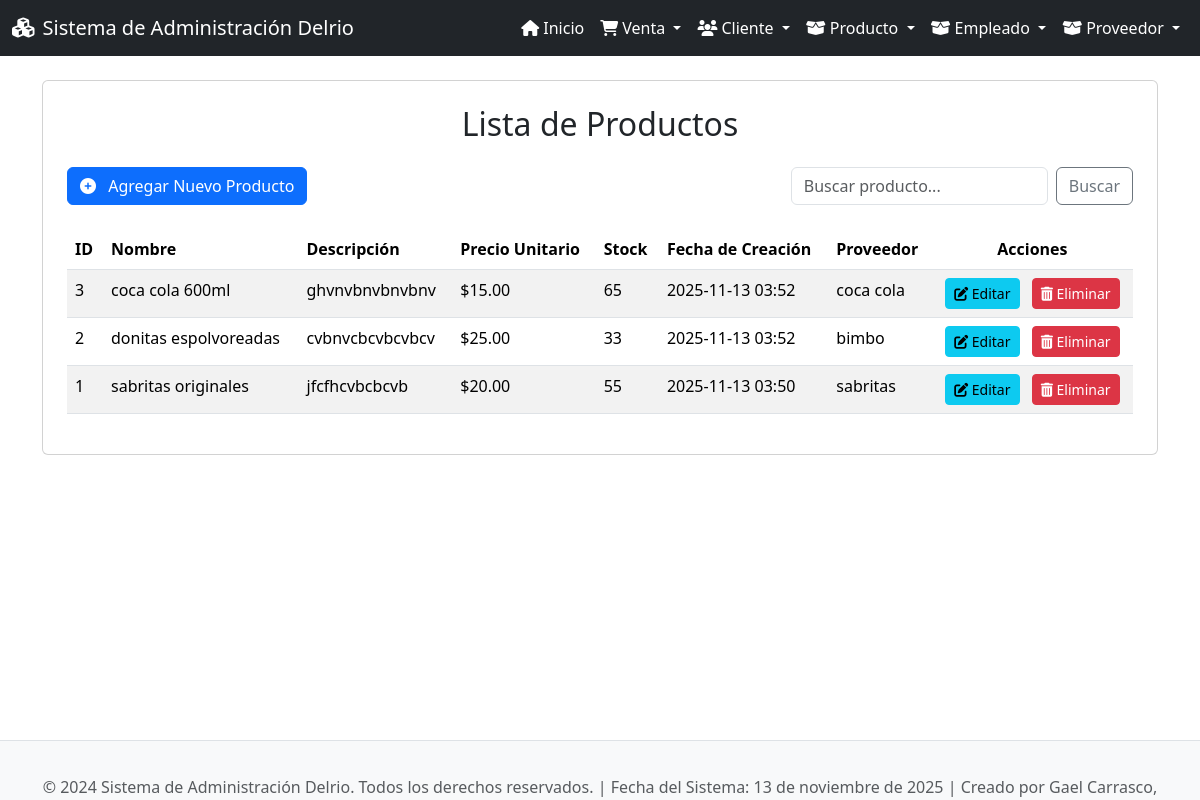
/productos/, run on the app's committed database.
### app_Delrio/models.py (models this page shows, shortened)
class Producto(models.Model):
    nom_prod = models.CharField(max_length=100)
    desc_prod = models.TextField(blank=True, null=True)
    precio_unidad = models.DecimalField(max_digits=10, decimal_places=2)
    stock = models.IntegerField()
    fech_creacion = models.DateTimeField(auto_now_add=True)
    id_prov = models.ForeignKey(Proveedor, on_delete=models.CASCADE, related_name="productos")  # Si existiera tabla 'proveedor', sería ForeignKey

class Proveedor(models.Model):
    id_prov = models.IntegerField(primary_key=True)
    nom_prov = models.CharField(max_length=255)     # nom_prov (company name)
    contacto_prov = models.CharField(max_length=255) # contacto_prov (contact person)
    tel_prov = models.CharField(max_length=50)       # tel_prov (phone number)
    C_E_prov = models.CharField(max_length=255)     # C_E_prov (email)
    direc_prov = models.TextField()                  # direc_prov (address)
    def __str__(self):
        return self.nom_prov

### app_Delrio/views.py (the view)
# urls.py: path('productos/', views.ver_productos, name='ver_productos'),
def ver_productos(request):
    query = request.GET.get('q')
    if query:
        productos = Producto.objects.filter(
            Q(nom_prod__icontains=query) |
            Q(desc_prod__icontains=query)
        ).order_by('nom_prod')
    else:
        productos = Producto.objects.all().order_by('nom_prod')
    return render(request, 'productos/ver_productos.html', {'productos': productos})

### app_Delrio/templates/productos/ver_productos.html (shortened to what this page needs)
{% extends 'base.html' %}
{% block content %}
<div class="card p-4">
    <h2 class="card-title text-center mb-4">Lista de Productos</h2>
    <div class="mb-4 d-flex justify-content-between align-items-center">
        <a href="{% url 'agregar_producto' %}" class="btn btn-primary">
            <i class="fas fa-plus-circle me-2"></i> Agregar Nuevo Producto
        </a>
        <form class="d-flex" role="search" method="GET" action="{% url 'ver_productos' %}">
            <input class="form-control me-2" type="search" placeholder="Buscar producto..." aria-label="Search" name="q" value="{{ request.GET.q }}">
            <button class="btn btn-outline-secondary" type="submit">Buscar</button>
        </form>
    </div>
    {% if productos %}
    <div class="table-responsive">
        <table class="table table-hover table-striped">
            <thead>
                <tr>
                    <th scope="col">ID</th>
                    <th scope="col">Nombre</th>
                    <th scope="col">Descripción</th>
                    <th scope="col">Precio Unitario</th>
                    <th scope="col">Stock</th>
                    <th scope="col">Fecha de Creación</th>
                    <th scope="col">Proveedor</th>
                    <th scope="col" class="text-center">Acciones</th>
                </tr>
            </thead>
            <tbody>
                {% for producto in productos %}
                <tr>
                    <td>{{ producto.id }}</td>
                    <td>{{ producto.nom_prod }}</td>
                    <td>{{ producto.desc_prod|default_if_none:"N/A" }}</td>
                    <td>${{ producto.precio_unidad }}</td>
                    <td>{{ producto.stock }}</td>
                    <td>{{ producto.fech_creacion|date:"Y-m-d H:i" }}</td>
                    <td>{{ producto.id_prov }}</td>
                    <td class="text-center">
                        <a href="{% url 'actualizar_producto' producto.id %}" class="btn btn-info btn-sm me-2" title="Editar">
                            <i class="fas fa-edit"></i> Editar
                        </a>
                        <a href="{% url 'borrar_producto' producto.id %}" class="btn btn-danger btn-sm" title="Eliminar">
                            <i class="fas fa-trash-alt"></i> Eliminar
                        </a>
                    </td>
                </tr>
                {% endfor %}
            </tbody>
        </table>
    </div>
    {% else %}
    <div class="alert alert-warning text-center" role="alert">
        No hay productos registrados o no se encontraron resultados para la búsqueda.
    </div>
    {% endif %}
</div>
{% endblock %}

### app_Delrio/templates/base.html (style rules this page uses)
body { display: flex; flex-direction: column; min-height: 100vh; }

### data on the page
Producto: id "3", nom_prod "coca cola 600ml", desc_prod "ghvnvbnvbnvbnv", precio_unidad "15.00", stock "65", fech_creacion "2025-11-13 03:52", id_prov "coca cola"
Producto: id "2", nom_prod "donitas espolvoreadas", desc_prod "cvbnvcbcvbcvbcv", precio_unidad "25.00", stock "33", fech_creacion "2025-11-13 03:52", id_prov "bimbo"
Producto: id "1", nom_prod "sabritas originales", desc_prod "jfcfhcvbcbcvb", precio_unidad "20.00", stock "55", fech_creacion "2025-11-13 03:50", id_prov "sabritas"
